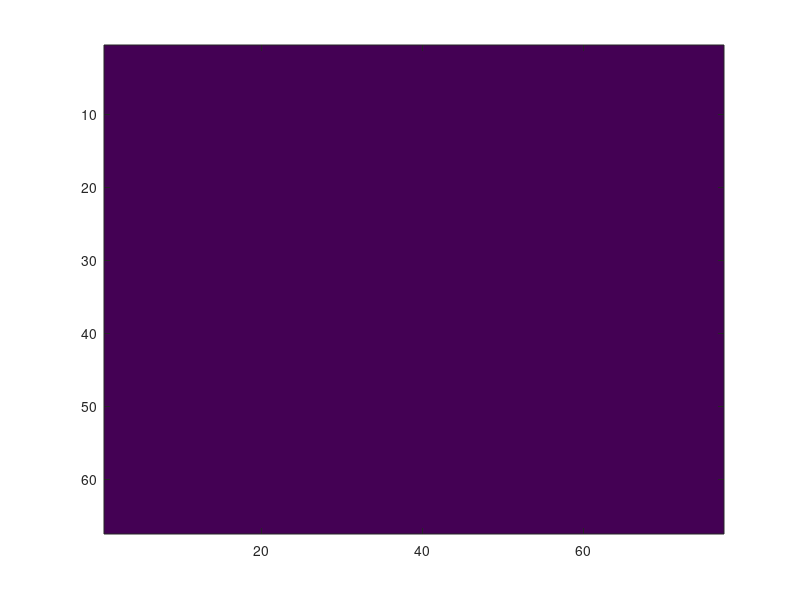

The MATLAB source for this figure: (Note: this script raises an error after producing the figure.)
%% Setups
imgrow=67;
imgcol=77;
h=figure();
im=image(ones(imgrow,imgcol));
colormap(h,colorcube);
axis equal;
caxis manual;
caxis([0,255]);

text(0,-1,'DIR:','Color','Black');
text(20,-1,'SPD:','Color','Black');
t1=text( 7,-1,'000','Color','Black');
t2=text( 27,-1,'000','Color','Black');

TrackWidth=z;

f=frame(:,:,820);

%% Boundary Detector

%constants
CONTRAST_THRESHOLD = 8;
BLACK_THRESHOLD=60;
%input: rawframe
rawframe=f;
%output: rBoundaryFlag,rBoundary
%        lBoundaryFlag,lBoundary
rBoundaryFlag=false(imgrow,1);
lBoundaryFlag=false(imgrow,1);
rBoundary=zeros(imgrow,1);
lBoundary=zeros(imgrow,1);

for row=1:imgrow
    for col=1+2:imgcol-2
        if( rawframe(row,col+2) - rawframe(row,col-1)> CONTRAST_THRESHOLD ...
            ...    %&& rawframe(row,col-2)< BLACK_THRESHOLD ...
          )
            lBoundaryFlag(row)=true;
            lBoundary(row)= col;
            break;
        end
    end
    for col=imgcol-2:-1:1+2
        if( rawframe(row,col-2) - rawframe(row,col+1)> CONTRAST_THRESHOLD ...
             ...    %&& rawframe(row,col+2)< BLACK_THRESHOLD ...
            )
            rBoundaryFlag(row)=true;
            rBoundary(row)= col;
            break;
        end
    end
end

%% Guideline Generator
%Output: guideline
guideLine=zeros(imgrow,1);
for row=imgrow:-1:1
    if lBoundaryFlag(row) && rBoundary(row)
        t= lBoundary(row)+rBoundary(row);
        pos=t;
        guideLine(row)=floor(t/2);
        break;
    elseif lBoundaryFlag(row)
        t = 2 * lBoundary(row) - TrackWidth(row);
        pos=t;
        guideLine(row)=floor(t/2);
        break;
    elseif rBoundaryFlag(row)
        t = 2 * rBoundary(row) + TrackWidth(row);
        pos=t;
        guideLine(row)=floor(t/2);
        break;
    end 
end
pos=pos-imgcol;

%% Output to graph
out=zeros(imgrow,imgcol)+57;
for row=1:imgrow
    if lBoundaryFlag(row)
        out(row,lBoundary(row))=50;
    end
    if rBoundaryFlag(row)
        out(row,rBoundary(row))=55;
    end
    if ~guideLine(row)==0
        out(row,guideLine(row))=65; 
    end
end
set(im,'CData',out);
spd=10;
dir=20;
set(t1,'String',num2str(dir));
set(t2,'String',num2str(spd));
drawnow nocallbacks;